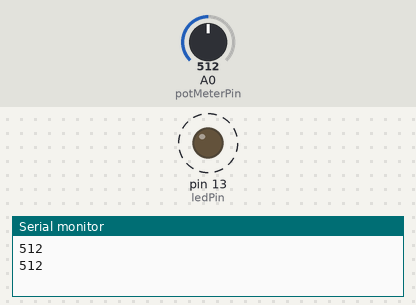
Bench run of a program on a simulated Arduino Uno, built with avr-gcc and run on an emulated ATmega328P. Shown: output pins drawn as LEDs (lit = HIGH), the last lines printed to the serial monitor. Dashed ring = blinking. The test bench sets the inputs (shaded band); at power-on: A0 (potMeterPin) = 512.

Above: at 2.0 s.
2.1 s: A0 (potMeterPin) set to 122
At 2.56 s:
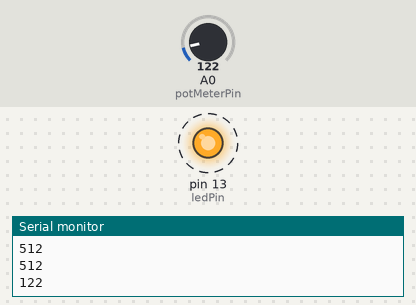
5.6 s: A0 (potMeterPin) set to 0
At 5.67 s:
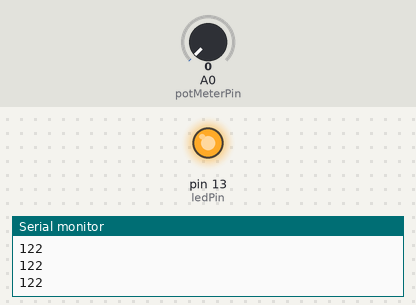
Timing chart, 0 to 15.1 s (numbered marks = the images above; inputs shaded):
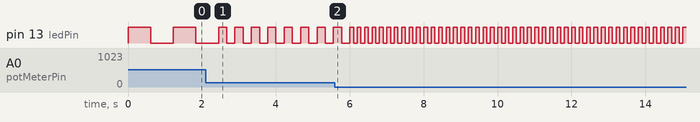

Measured:
- after the input at 2.1 s, pin 13 (ledPin): alternates HIGH for 0.22 s and LOW for 0.22 s, starting after 0.57 s
- by itself, pin 13 (ledPin): alternates HIGH for 0.61 s and LOW for 0.61 s

The program:

main.cpp
```cpp
/*
 * Potmeter
 * Laat LED knipperen
 * De stand van de potemeter bepaalt de knippersnelheid
 */

#include <Arduino.h>

int potMeterPin = A0;
int ledPin = 13;

void setup() {
  pinMode(ledPin, OUTPUT);
  // pinMode van A0 hoeven we niet te zetten, deze staat standaard op INPUT
  Serial.begin(9600); // instellen van de console
}

void loop() {
   //analogeWaarde varieert van 0 tot 1023, afhankelijk van de stand van de potmeter
   int analogeWaarde = analogRead(potMeterPin);

  //stuur deze waarde naar de console op de computer om het
  //op gemakkelijke manier zichtbaar te maken
  Serial.println(analogeWaarde);

  //Bepaal de wachttijd voor knipperen
  //Het minimum is 100 milliseconde
  //Het maximum is ruim 1 seconde, namelijk 1023+100 milliseconde
  int wachttijd = analogeWaarde + 100;

  //laat de LED knipperen in het tempo van de berekende wachttijd:
  digitalWrite(ledPin, HIGH);
  delay(wachttijd);
  digitalWrite(ledPin, LOW);
  delay(wachttijd);
}
```
